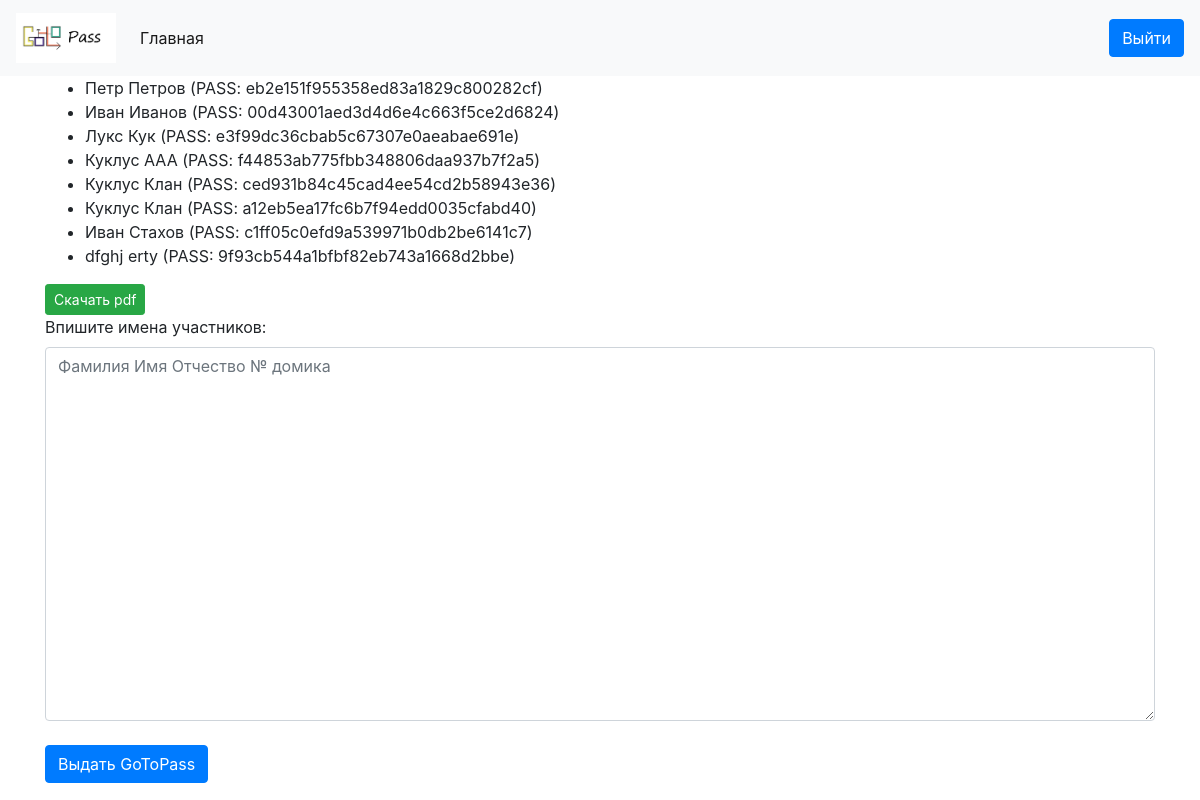
Page / (signed in) on the earlier database version.
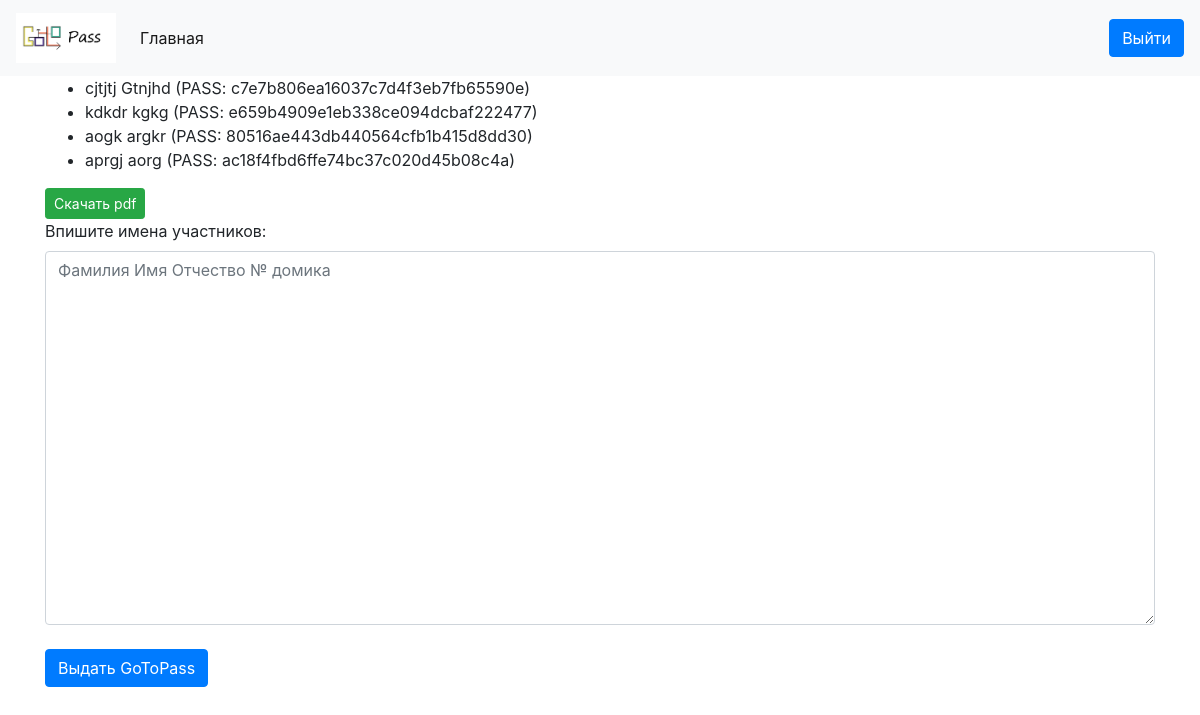
Same page on the later database version.
### Pass/models.py (models this page shows)
class Person(models.Model):
    name = models.TextField()
    surname = models.TextField()
    patronymic = models.TextField()
    tg_id = models.TextField()
    vk_id = models.TextField()
    cours = models.TextField()
    pass_gen = models.TextField()
    home_number = models.TextField()

### Pass/views.py (the view, shortened to what this page needs)
# urls.py: path('', admink)
def admink(request):  # страница для добавления участников лагеря
    if request.user.is_authenticated:
        if request.method == 'GET':
            students = Person.objects.all()
            return render(request, 'admin.html', {'students': students})
    else:
        return redirect('/login')

### Pass/templates/admin.html (shortened to what this page needs)
{% extends 'base.html' %}
{% block content %}
<div>
<ul>
{% for student in students %}
    <li>{{ student.name }} {{ student.surname }} (PASS: {{ student.pass_gen }})</li>
{% endfor %}
</ul>
</div>
<a href="/pdf" class="btn btn-success btn-sm">Скачать pdf</a>
<div class="form-group">
<form method="post">
<label for textarea>Впишите имена участников:</label>
<textarea placeholder="Фамилия Имя Отчество № домика" class="form-control" name="FirstLastname" rows="15" id="textarea"></textarea><br>
<input type="submit" name="submit" class="btn btn-primary" value="Выдать GoToPass" />
</form>
</div>
{% endblock %}

### Pass/templates/base.html (shortened to what this page needs)
<!DOCTYPE html>
<html>
<head>
    <link rel="stylesheet" href="https://stackpath.bootstrapcdn.com/bootstrap/4.3.1/css/bootstrap.min.css" integrtiy="sha384-ggOyR0iXCbMQv3Xipma34MD+dH/1fQ784/j6cY/iJTQUOhcWr7x9JvoRxT2MZw1T">
</head>
<body>
<nav class="navbar navbar-expand-lg navbar-light bg-light">
   <a class="navbar-brand" href="#">
    <img src="/static/logo.jpg" width="100" height="50" alt="">
  </a>
  <div class="collapse navbar-collapse" id="navbarSupportedContent">
    <ul class="navbar-nav mr-auto">
      <li class="nav-item active">
        <a class="nav-link" href="">Главная<span class="sr-only">(current)</span></a>
      </li>
            </ul>
            <form method="post" action="/logout">
      <input type="submit" name="LogOut" class="btn btn-primary" value="Выйти">
        </form>
      </div>
      </nav>
      <div class="container">
  {% block content %}
  {% endblock %}
</div>
</body>
</body>
</html>

Differences in the rows shown:
removed Person: name "Петр", surname "Петров", pass_gen "eb2e151f955358ed83a1829c800282cf"
removed Person: name "Иван", surname "Иванов", pass_gen "00d43001aed3d4d6e4c663f5ce2d6824"
removed Person: name "Лукс", surname "Кук", pass_gen "e3f99dc36cbab5c67307e0aeabae691e"
removed Person: name "Куклус", surname "ААА", pass_gen "f44853ab775fbb348806daa937b7f2a5"
removed Person: name "Куклус", surname "Клан", pass_gen "ced931b84c45cad4ee54cd2b58943e36"
removed Person: name "Куклус", surname "Клан", pass_gen "a12eb5ea17fc6b7f94edd0035cfabd40"
removed Person: name "Иван", surname "Стахов", pass_gen "c1ff05c0efd9a539971b0db2be6141c7"
removed Person: name "dfghj", surname "erty", pass_gen "9f93cb544a1bfbf82eb743a1668d2bbe"
added Person: name "cjtjtj", surname "Gtnjhd", pass_gen "c7e7b806ea16037c7d4f3eb7fb65590e"
added Person: name "kdkdr", surname "kgkg", pass_gen "e659b4909e1eb338ce094dcbaf222477"
added Person: name "aogk", surname "argkr", pass_gen "80516ae443db440564cfb1b415d8dd30"
added Person: name "aprgj", surname "aorg", pass_gen "ac18f4fbd6ffe74bc37c020d45b08c4a"
